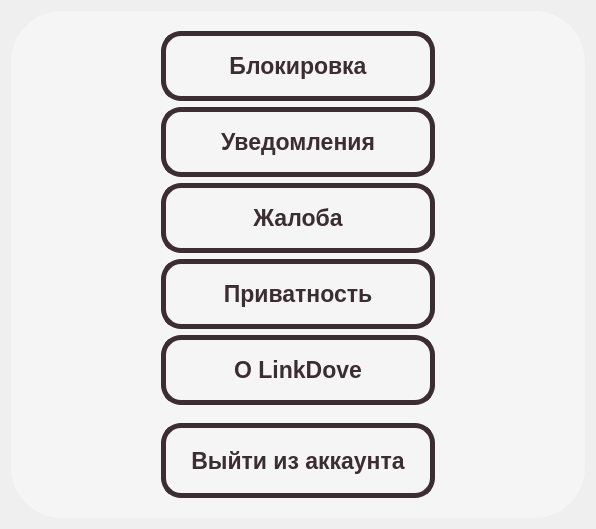
<?xml version="1.0" encoding="UTF-8"?>
<ui version="4.0">
 <class>SettingWidget</class>
 <widget class="QWidget" name="SettingWidget">
  <property name="geometry">
   <rect>
    <x>0</x>
    <y>0</y>
    <width>596</width>
    <height>529</height>
   </rect>
  </property>
  <property name="windowTitle">
   <string>Form</string>
  </property>
  <layout class="QGridLayout" name="gridLayout">
   <item row="0" column="0">
    <widget class="QFrame" name="frame_2">
     <property name="styleSheet">
      <string notr="true">QFrame#frame_2 {
	background-color: rgb(245, 245, 245);
	border-radius: 51;
}</string>
     </property>
     <property name="frameShape">
      <enum>QFrame::StyledPanel</enum>
     </property>
     <property name="frameShadow">
      <enum>QFrame::Raised</enum>
     </property>
     <layout class="QVBoxLayout" name="verticalLayout_2">
      <property name="leftMargin">
       <number>150</number>
      </property>
      <property name="topMargin">
       <number>20</number>
      </property>
      <property name="rightMargin">
       <number>150</number>
      </property>
      <property name="bottomMargin">
       <number>20</number>
      </property>
      <item>
       <widget class="QPushButton" name="banButton">
        <property name="minimumSize">
         <size>
          <width>0</width>
          <height>70</height>
         </size>
        </property>
        <property name="font">
         <font>
          <pointsize>17</pointsize>
          <italic>false</italic>
          <bold>true</bold>
         </font>
        </property>
        <property name="cursor">
         <cursorShape>PointingHandCursor</cursorShape>
        </property>
        <property name="styleSheet">
         <string notr="true">QPushButton {
	background-color: rgb(245, 245, 245);
	color: rgb(60, 45, 50);
	border: 5px solid rgb(60, 45, 50);
	border-radius: 20;
}

QPushButton:hover {
	background-color: rgb(60, 45, 50);
	color: rgb(245, 245, 245);
}</string>
        </property>
        <property name="text">
         <string>Блокировка</string>
        </property>
       </widget>
      </item>
      <item>
       <widget class="QPushButton" name="notifyButton">
        <property name="sizePolicy">
         <sizepolicy hsizetype="Minimum" vsizetype="Preferred">
          <horstretch>0</horstretch>
          <verstretch>0</verstretch>
         </sizepolicy>
        </property>
        <property name="minimumSize">
         <size>
          <width>0</width>
          <height>70</height>
         </size>
        </property>
        <property name="font">
         <font>
          <family>Ubuntu</family>
          <pointsize>17</pointsize>
          <italic>false</italic>
          <bold>true</bold>
         </font>
        </property>
        <property name="cursor">
         <cursorShape>PointingHandCursor</cursorShape>
        </property>
        <property name="styleSheet">
         <string notr="true">QPushButton {
	background-color: rgb(245, 245, 245);
	color: rgb(60, 45, 50);
	border: 5px solid rgb(60, 45, 50);
	border-radius: 20;
}

QPushButton:hover {
	background-color: rgb(60, 45, 50);
	color: rgb(245, 245, 245);
}</string>
        </property>
        <property name="text">
         <string>Уведомления</string>
        </property>
       </widget>
      </item>
      <item>
       <widget class="QPushButton" name="complaintButton">
        <property name="sizePolicy">
         <sizepolicy hsizetype="Minimum" vsizetype="Preferred">
          <horstretch>0</horstretch>
          <verstretch>0</verstretch>
         </sizepolicy>
        </property>
        <property name="minimumSize">
         <size>
          <width>0</width>
          <height>70</height>
         </size>
        </property>
        <property name="font">
         <font>
          <pointsize>17</pointsize>
          <italic>false</italic>
          <bold>true</bold>
         </font>
        </property>
        <property name="cursor">
         <cursorShape>PointingHandCursor</cursorShape>
        </property>
        <property name="styleSheet">
         <string notr="true">QPushButton {
	background-color: rgb(245, 245, 245);
	color: rgb(60, 45, 50);
	border: 5px solid rgb(60, 45, 50);
	border-radius: 20;
}

QPushButton:hover {
	background-color: rgb(60, 45, 50);
	color: rgb(245, 245, 245);
}</string>
        </property>
        <property name="text">
         <string>Жалоба</string>
        </property>
       </widget>
      </item>
      <item>
       <widget class="QPushButton" name="confidenceButton">
        <property name="minimumSize">
         <size>
          <width>0</width>
          <height>70</height>
         </size>
        </property>
        <property name="font">
         <font>
          <pointsize>17</pointsize>
          <bold>true</bold>
         </font>
        </property>
        <property name="cursor">
         <cursorShape>PointingHandCursor</cursorShape>
        </property>
        <property name="styleSheet">
         <string notr="true">QPushButton {
	background-color: rgb(245, 245, 245);
	color: rgb(60, 45, 50);
	border: 5px solid rgb(60, 45, 50);
	border-radius: 20;
}

QPushButton:hover {
	background-color: rgb(60, 45, 50);
	color: rgb(245, 245, 245);
}</string>
        </property>
        <property name="text">
         <string>Приватность</string>
        </property>
       </widget>
      </item>
      <item>
       <widget class="QPushButton" name="aboutButton">
        <property name="sizePolicy">
         <sizepolicy hsizetype="Minimum" vsizetype="Preferred">
          <horstretch>0</horstretch>
          <verstretch>0</verstretch>
         </sizepolicy>
        </property>
        <property name="minimumSize">
         <size>
          <width>0</width>
          <height>70</height>
         </size>
        </property>
        <property name="font">
         <font>
          <pointsize>17</pointsize>
          <italic>false</italic>
          <bold>true</bold>
         </font>
        </property>
        <property name="cursor">
         <cursorShape>PointingHandCursor</cursorShape>
        </property>
        <property name="styleSheet">
         <string notr="true">QPushButton {
	background-color: rgb(245, 245, 245);
	color: rgb(60, 45, 50);
	border: 5px solid rgb(60, 45, 50);
	border-radius: 20;
}

QPushButton:hover {
	background-color: rgb(60, 45, 50);
	color: rgb(245, 245, 245);
}</string>
        </property>
        <property name="text">
         <string>О LinkDove</string>
        </property>
       </widget>
      </item>
      <item>
       <spacer name="verticalSpacer_3">
        <property name="orientation">
         <enum>Qt::Vertical</enum>
        </property>
        <property name="sizeHint" stdset="0">
         <size>
          <width>20</width>
          <height>40</height>
         </size>
        </property>
       </spacer>
      </item>
      <item>
       <widget class="QPushButton" name="quitButton">
        <property name="sizePolicy">
         <sizepolicy hsizetype="Minimum" vsizetype="Preferred">
          <horstretch>0</horstretch>
          <verstretch>0</verstretch>
         </sizepolicy>
        </property>
        <property name="minimumSize">
         <size>
          <width>0</width>
          <height>75</height>
         </size>
        </property>
        <property name="font">
         <font>
          <pointsize>17</pointsize>
          <italic>false</italic>
          <bold>true</bold>
         </font>
        </property>
        <property name="cursor">
         <cursorShape>PointingHandCursor</cursorShape>
        </property>
        <property name="styleSheet">
         <string notr="true">QPushButton {
	background-color: rgb(245, 245, 245);
	color: rgb(60, 45, 50);
	border: 5px solid rgb(60, 45, 50);
	border-radius: 20;
}

QPushButton:hover {
	background-color: rgb(60, 45, 50);
	color: rgb(245, 245, 245);
}</string>
        </property>
        <property name="text">
         <string>Выйти из аккаунта</string>
        </property>
       </widget>
      </item>
     </layout>
    </widget>
   </item>
  </layout>
 </widget>
 <resources/>
 <connections/>
</ui>
